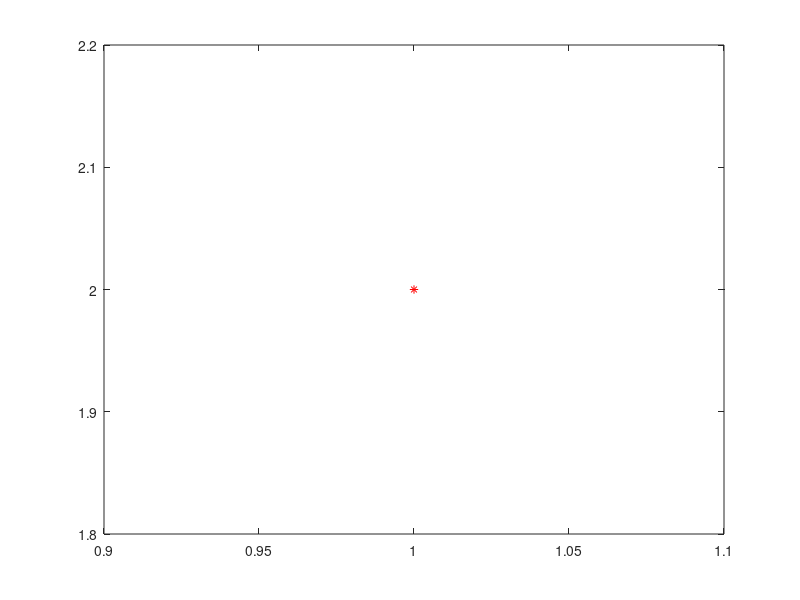

This chart was generated by the following MATLAB code:
clear all
close all
h.fig = figure(1)
h.axe1 = axes
axis([0 5 0 5])
h.pacmanX = 1;
h.pacmanY = 2;
h.pacmanColor = 'r';

h.pacman = plot(h.pacmanX,h.pacmanY,'Color',h.pacmanColor,'Marker','*');

 e = 'pacman';
 h.(e)
 
 
 %%
 a = magic(4)
 a(2,3)
 
 
 